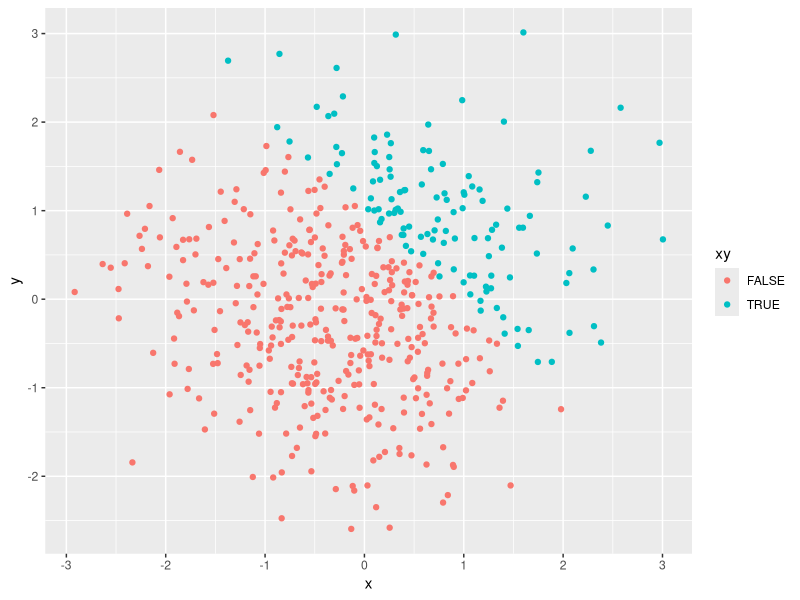
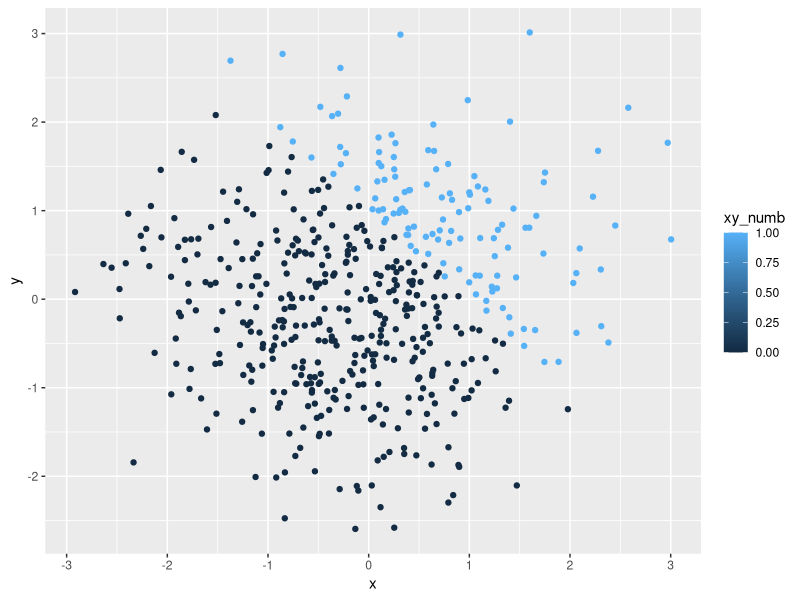
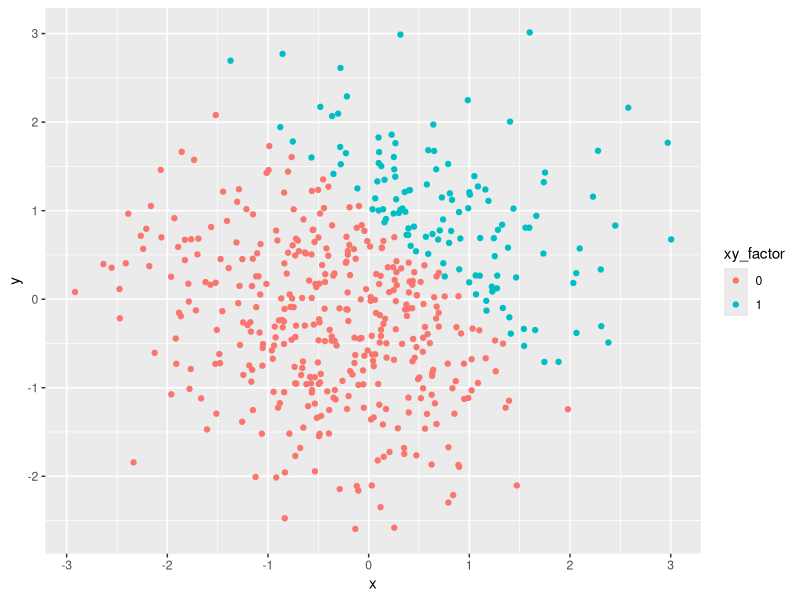

Generate these figures, in order, with R:
## ---- chunk 1
knitr::opts_chunk$set(echo = TRUE)
library(tidyverse)
  d = c(1,2,3,1,2,1,2,3)
## ---- chunk 2
plot_df = tibble(
  a = rnorm(8),
  b = a > 0,
  c = ("EasyPeez"),
  e = factor(d,labels=c("I","II","III"))
)

plot_df

## ---- chunk 3
mutate(plot_df,
       b_numb = as.numeric(b),
       f_new = b_numb*a,
       b_fact = as.factor(b),
       g_new = b_fact*a,
       b_numb2 = as.numeric(b_fact),
       h_new = b_numb2*a
       )
## ---- chunk 4
plot_df2 = tibble(
  x = rnorm(500),
  y = rnorm(500),
  xy = x + y > 1,
  xy_numb = as.numeric(xy),
  xy_factor = as.factor(xy_numb)
)
## ---- chunk 5
#Plot 1 (logic)
 ggplot(data = plot_df2, mapping = aes(x, y, color = xy)) + geom_point()
#Plot 2 (numeric)
#Here, the scale is based off the number range from 0-1, but we only have a value of 0 or 1.
 ggplot(data = plot_df2, mapping = aes(x, y, color = xy_numb)) + geom_point()
#Plot 3 (factor)
#Here, the scale is based off of the factor, either 0 or 1, which is the same as the logic plot, but with numbers instead.
 ggplot(data = plot_df2, mapping = aes(x, y, color = xy_factor)) + geom_point()
